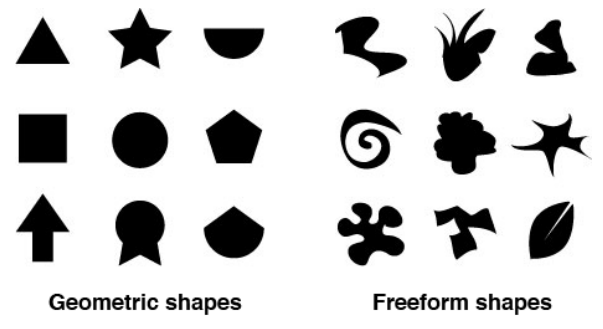
//> input picture CameraTest/geometric_freeform.png, 603 x 329 px
$ ./MatchTemplate geometric_freeform.png   (built with g++ and OpenCV 4)
//> lines starting //> are read from the running program, lines starting //| are printed output that depends on the picture; after the words box and inside, x2 and y2 are one past the last pixel; in counts of white or black regions, pixels touching at a corner belong together
#include <stdio.h>
#include <iostream>
#include <fstream>
#include "opencv2/core/core.hpp"
#include "opencv2/features2d/features2d.hpp"
#include "opencv2/highgui/highgui.hpp"
#include "opencv2/calib3d/calib3d.hpp"
#include "opencv2/nonfree/nonfree.hpp"
#include "opencv2/imgproc/imgproc.hpp"
#include "opencv2\nonfree\gpu.hpp"

using namespace cv;
using namespace std;
using namespace gpu;

// HiRes Windows timer, this part is usable only if compiled/run in Windows

#include <Windows.h>

double PCFreq = 0.0;
__int64 CounterStart = 0;

void StartCounter()
{
	LARGE_INTEGER li;
	if (!QueryPerformanceFrequency(&li))
		cout << "QueryPerformanceFrequency failed!\n";

	PCFreq = double(li.QuadPart) / 1000.0;

	QueryPerformanceCounter(&li);
	CounterStart = li.QuadPart;
}
double GetCounter()
{
	LARGE_INTEGER li;
	QueryPerformanceCounter(&li);
	return double(li.QuadPart - CounterStart) / PCFreq;
}

/** @function main */
int main(int argc, char** argv)
{

	Mat img_object = imread(argv[1], CV_LOAD_IMAGE_GRAYSCALE);
//> img_object is the input picture: 329 rows x 603 cols, CV_8UC1; min 0, max 255, mean 208.5
	img_object = img_object > 160;
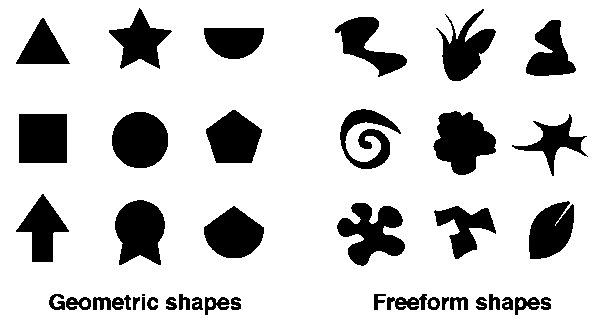
//> img_object: 329 rows x 603 cols, CV_8UC1; 81.2% white; 42 black regions (1 under 20 px), largest, box (x1, y1, x2, y2) and area: (433, 111, 496, 175) 2635, (112, 112, 168, 168) 2497, (115, 200, 165, 265) 2443
	blur(img_object, img_object, Size(3, 3));
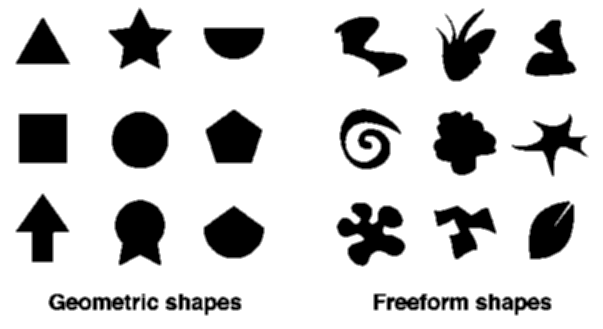
//> img_object: 329 rows x 603 cols, CV_8UC1; 7.26% of pixels changed, all inside (x1, y1, x2, y2) = (15, 7, 589, 316)
	//Mat img_scene = imread(argv[2], CV_LOAD_IMAGE_GRAYSCALE);
	Mat img_scene;
	Mat img_scene_cap;
	VideoCapture capture(CV_CAP_ANY);
	capture.set(CV_CAP_PROP_FPS, 60);
	capture.set(CV_CAP_PROP_FRAME_HEIGHT, 200);
	capture.set(CV_CAP_PROP_FRAME_WIDTH, 200);

//> (the run ends here: the program needs code that is not available in this run, at `GpuMat test;`)
